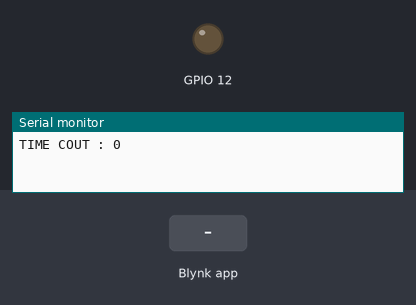
The sketch below on a simulated ESP32. Shown: output pins drawn as LEDs (lit = HIGH), the last lines printed to the serial monitor. The test bench sets the inputs (shaded band). WiFi joins after 1.5 s; servers stay silent unless stated.

Above: at 3.0 s.
3.1 s: Blynk app writes 1 to V5
At 4.5 s:
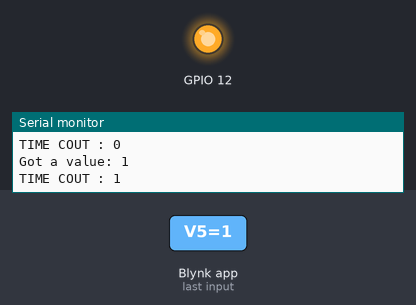
Timing chart, 0 to 6.1 s (numbered marks = the images above; inputs shaded):
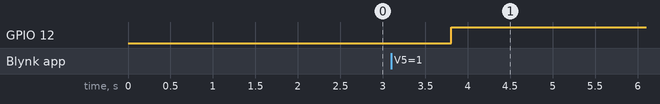

Measured:
- after the input at 3.1 s, GPIO 12: LOW → HIGH after 0.71 s

The sketch:

TFT.ino
```cpp
#define BLYNK_PRINT Serial
#include <WiFi.h>
#include <WiFiClient.h>
#include <BlynkSimpleEsp32.h>
char ssid[]   = "CE-ESL";
char pass[]   = "ceeslonly";
char server[] = "blynk.celab.network";
char auth[]   = "6DkD15dgzvf_sbo801iHkw5hXNaP_AaA";
int num;
int timer;
 BLYNK_WRITE(V5)
{
  Serial.print("Got a value: ");
  Serial.println(param.asStr());
  num = param.asInt();
}
void setup() {
 Serial.begin(9600);
 Blynk.begin(auth, ssid, pass,server,8080);
 timer = millis();
 pinMode(12,OUTPUT);

 }

void loop() {


  if(millis() - timer > 1000 && num >= 0 ) {
    Serial.print("TIME COUT : ");
    Serial.println(num);
     num--;
    timer = millis();
    if(num == 0){
      digitalWrite(12,1);
    }
  }
  Blynk.run();

 }
```
